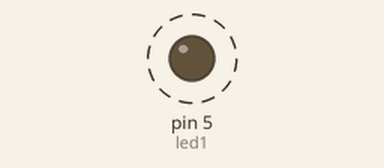
Simulated run of this sketch. Board: Arduino Uno, built with avr-gcc and run on an emulated ATmega328P. Shown: output pins drawn as LEDs (lit = HIGH). Dashed ring = blinking.

Above: at 0.6 s.
Timing chart, 0 to 3.0 s (numbered marks = the images above):
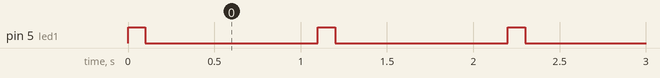

The sketch:

blink_esp.ino
```cpp
const int led1 = 5;
void setup() {
  pinMode(led1, OUTPUT);
}

void loop() {
  digitalWrite(led1, HIGH);   // Led ON
  delay(1000/10);              // pausa 1 seg
  digitalWrite(led1, LOW);    // Led OFF
  delay(1000);              // pausa 1seg
}
```

Measured:
- by itself, pin 5 (led1): alternates HIGH for 0.10 s and LOW for 1.0 s
